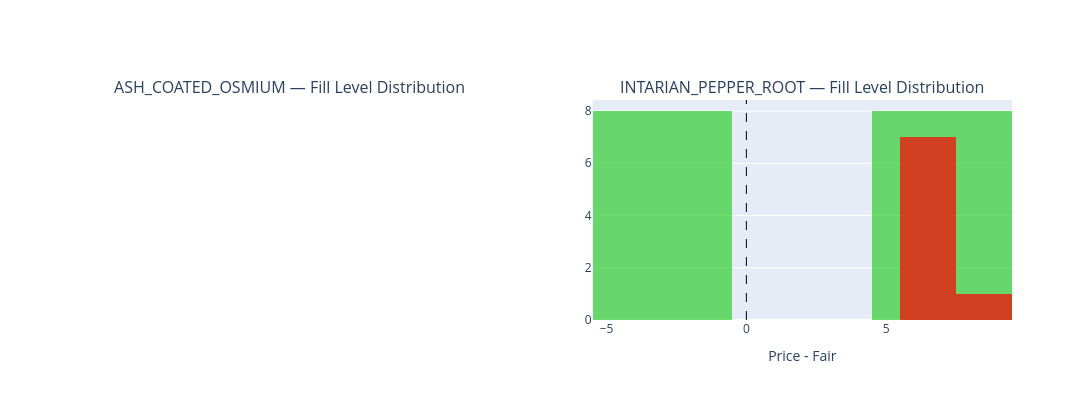

The notebook cell this image was saved under:
### Markdown cell above
### 5c — 成交档位分布（normalized level histogram）

我方成交落在哪些 `price - fair` 档位，和预期策略设计对比。

### Code cell
fig = make_subplots(rows=1, cols=len(products),
                    subplot_titles=[f"{p} — Fill Level Distribution" for p in products])

for i, product in enumerate(products, 1):
    pt = my_with_wm.filter(pl.col("product") == product)
    if pt.height == 0:
        continue

    # norm_level = price - fair; 买入为负 edge，卖出为正 edge
    norm = (pt["price"] - pt["fair"]).to_list()

    # 分 buy/sell 颜色
    buys_norm = pt.filter(pl.col("trade_type") == "my_buy")
    sells_norm = pt.filter(pl.col("trade_type") == "my_sell")

    if buys_norm.height > 0:
        fig.add_trace(go.Histogram(
            x=(buys_norm["price"] - buys_norm["fair"]).to_list(),
            marker_color="limegreen", opacity=0.7, name="Buy", legendgroup="buy",
            showlegend=(i == 1),
        ), row=1, col=i)
    if sells_norm.height > 0:
        fig.add_trace(go.Histogram(
            x=(sells_norm["price"] - sells_norm["fair"]).to_list(),
            marker_color="red", opacity=0.7, name="Sell", legendgroup="sell",
            showlegend=(i == 1),
        ), row=1, col=i)

    fig.add_vline(x=0, line_dash="dash", line_color="black", line_width=1, row=1, col=i)
    fig.update_xaxes(title_text="Price - Fair", row=1, col=i)

fig.update_yaxes(title_text="Count", row=1, col=1)
fig.update_layout(height=400, width=1200, barmode="overlay",
                  legend=dict(orientation="h", y=1.08, x=0))
fig.show()

### Figure 1 — Plotly figure (JSON) as saved in the notebook; plotly's stock layout.template omitted (floating-point values rounded to 4 significant figures)
{"data": [{"legendgroup": "buy", "marker": {"color": "limegreen"}, "name": "Buy", "opacity": 0.7, "showlegend": false, "type": "histogram", "x": [6, 7, 7, 7, 7, 7, 7, 7, -4, -4, -4, -5, -4, -4, -5, -5], "xaxis": "x2", "yaxis": "y2"}, {"legendgroup": "sell", "marker": {"color": "red"}, "name": "Sell", "opacity": 0.7, "showlegend": false, "type": "histogram", "x": [6, 6, 6, 6, 9, 6, 6, 6], "xaxis": "x2", "yaxis": "y2"}], "layout": {"annotations": [{"font": {"size": 16}, "showarrow": false, "text": "ASH_COATED_OSMIUM — Fill Level Distribution", "x": 0.225, "xanchor": "center", "xref": "paper", "y": 1, "yanchor": "bottom", "yref": "paper"}, {"font": {"size": 16}, "showarrow": false, "text": "INTARIAN_PEPPER_ROOT — Fill Level Distribution", "x": 0.775, "xanchor": "center", "xref": "paper", "y": 1, "yanchor": "bottom", "yref": "paper"}], "barmode": "overlay", "height": 400, "legend": {"orientation": "h", "x": 0, "y": 1.08}, "shapes": [{"line": {"color": "black", "dash": "dash", "width": 1}, "type": "line", "x0": 0, "x1": 0, "xref": "x2", "y0": 0, "y1": 1, "yref": "y2 domain"}], "width": 1200, "xaxis": {"anchor": "y", "domain": [0, 0.45]}, "xaxis2": {"anchor": "y2", "domain": [0.55, 1], "title": {"text": "Price - Fair"}}, "yaxis": {"anchor": "x", "domain": [0, 1], "title": {"text": "Count"}}, "yaxis2": {"anchor": "x2", "domain": [0, 1]}}}
